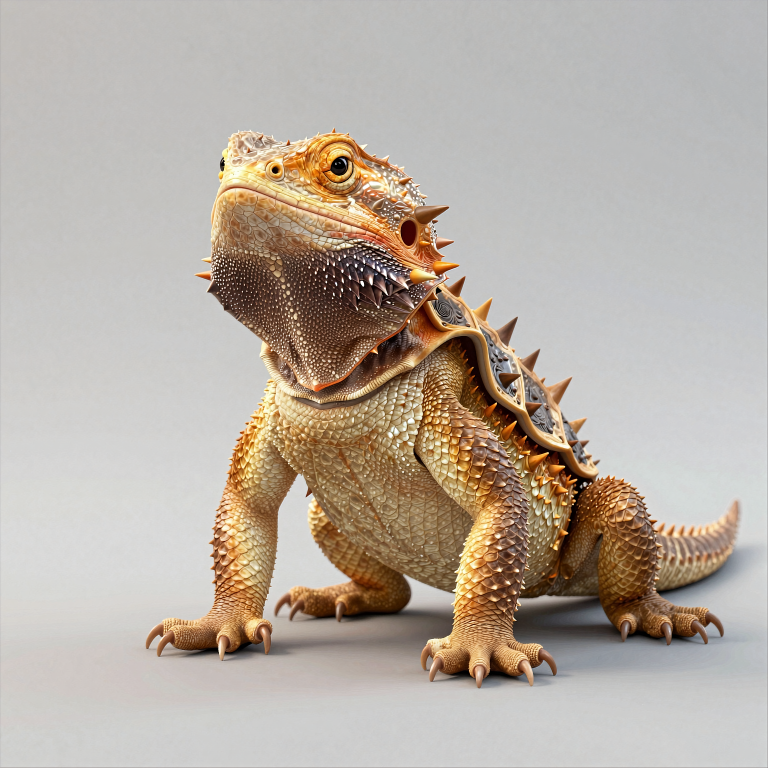
#> input picture assets/concepts/creature_armoured_thorn_lizard.png, 1536 x 1536 px (shown at 1/2 size)
$ python -i _silhouette_sheet.py   (imports and definitions only)
#> lines starting #> are read from the running program, lines starting #| are printed output that depends on the picture; after the words box and inside, x2 and y2 are one past the last pixel; in counts of white or black regions, pixels touching at a corner belong together
"""Build a solid-black silhouette sheet from existing concept images.

RACES.md makes the solid-black silhouette test the acceptance criterion for race design:
if two races are hard to tell apart in neutral poses at gameplay distance, the
proportions or posture need another pass.

Asking the image model to draw silhouettes does not test anything - it produced seven
near-identical human outlines, because a silhouette prompt carries no anatomy. Deriving
the silhouettes from the actual concepts instead measures what the concepts really look
like once colour, texture and detail are removed, which is the whole point of the test.

Usage:
    python _silhouette_sheet.py --out review\\silhouettes.jpg ^
        race_kal_representative race_ondrek_representative ...
"""
import argparse
import os
import sys

from PIL import Image, ImageDraw, ImageFilter, ImageOps

CONCEPTS = r"W:\UNNAMED\assets\concepts"


def background_level(gray):
    """Estimate the backdrop brightness from the image's own histogram.

    The generated backdrops are a vignette, so corner sampling disagrees with the
    centre (one image measured 139 at a corner and 171 in the middle). The backdrop is
    always the bright end of the distribution because the subject occupies the minority
    of the frame, so the 85th percentile is a stable estimate across all of them.
    """
    histogram = gray.histogram()
    total = sum(histogram)
    accumulated = 0
    for value, count in enumerate(histogram):
        accumulated += count
        if accumulated >= total * 0.85:
            return value
    return 255


def silhouette(path, height=420, margin=30):
    """Return a black-on-white silhouette of the subject in a concept image.

    Concepts sit on a plain light backdrop, so anything meaningfully darker than the
    estimated backdrop is the subject. A blur before thresholding removes speckle, and a
    median filter keeps the outline readable rather than noisy.
    """
#> called with height = 420, margin = 30
    gray = ImageOps.autocontrast(Image.open(path).convert("L"))
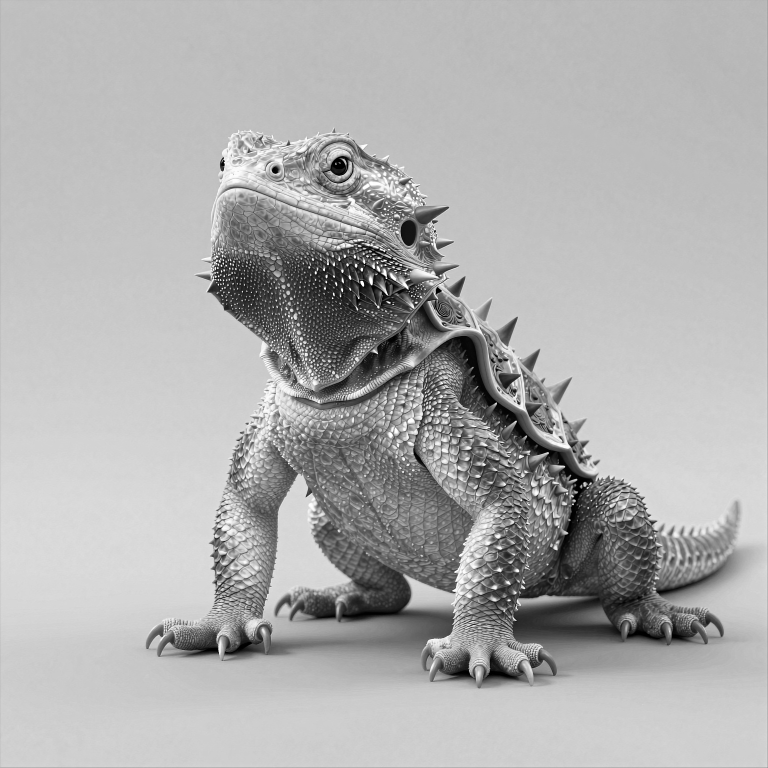
#> gray: PIL image 1536x1536 L (shown at 1/2 size); min 0, max 255, mean 174.6
    level = background_level(gray) - margin
#> in background_level, `histogram = gray.histogram()`: histogram = 256 values, max 96829 at index 189, min 572 at index 11, mean 9216
#> in background_level, `total = sum(histogram)`: total = 2359296
#> the loop in background_level, `for value, count in enumerate(histogram):` made 209 passes
#> (count, accumulated) on passes 1 to 3: (2010, 2010), (933, 2943), (625, 3568)
#> after the loop in background_level, `for value, count in enumerate(histogram):`: accumulated = 2030533
#> level = 178
    gray = gray.filter(ImageFilter.GaussianBlur(2))
    mask = gray.point(lambda p: 0 if p < level else 255)
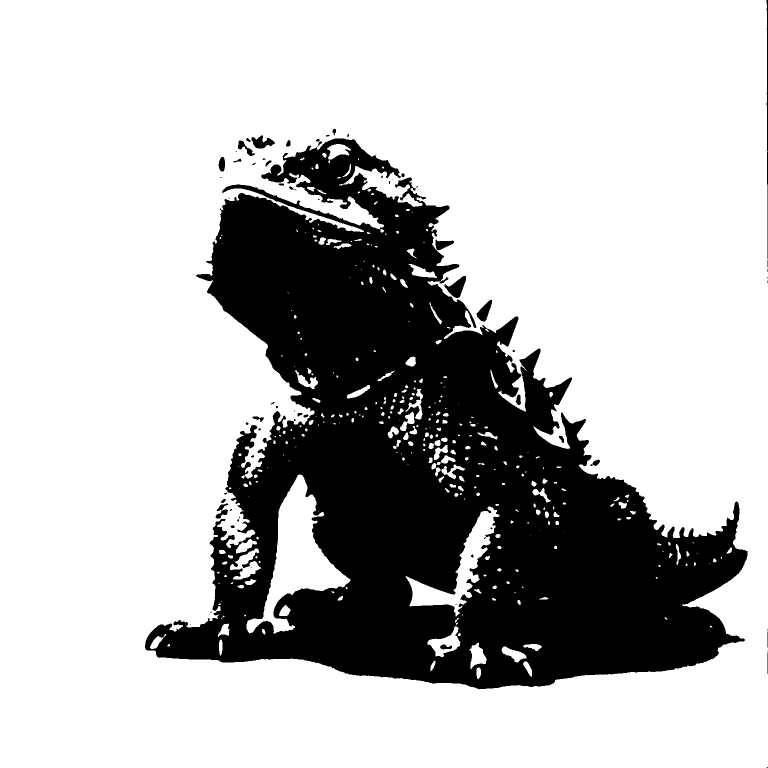
#> mask: PIL image 1536x1536 L (shown at 1/2 size); 73.1% white; 66 black regions (35 under 20 px), largest, box (x1, y1, x2, y2) and area: (290, 277, 1495, 1379) 627845, (889, 552, 932, 596) 937, (1533, 0, 1536, 518) 904
    mask = mask.filter(ImageFilter.MedianFilter(5))
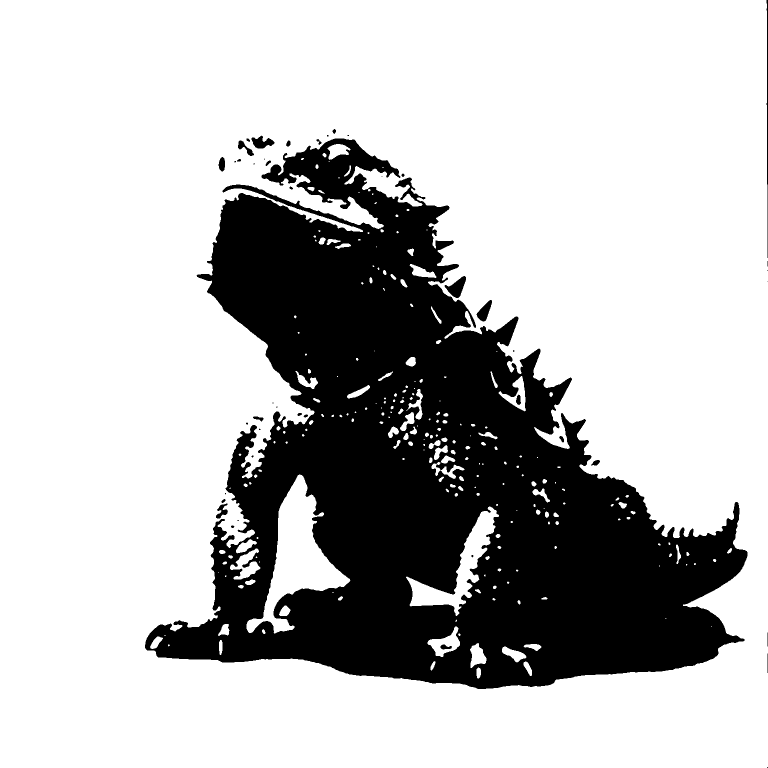
#> mask: PIL image 1536x1536 L (shown at 1/2 size); 73% white; 46 black regions (19 under 20 px), largest, box (x1, y1, x2, y2) and area: (290, 277, 1495, 1378) 630713, (889, 552, 932, 596) 927, (1533, 0, 1536, 516) 900

    # Crop to the subject so every figure is scaled by its own real extent.
    subject = ImageOps.invert(mask)
    bbox = subject.getbbox()
#> bbox = (290, 0, 1536, 1536)
    if bbox:
        mask = mask.crop(bbox)
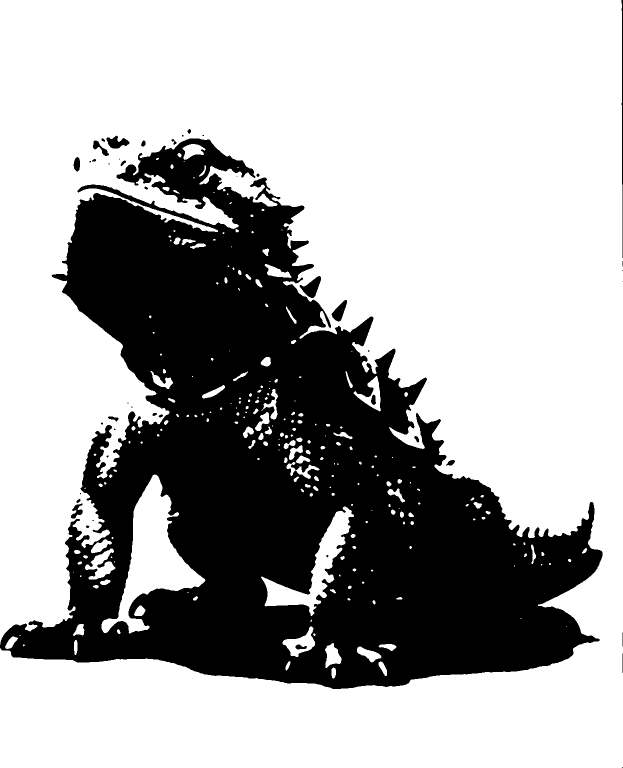
#> mask: PIL image 1246x1536 L (shown at 1/2 size); 66.8% white; 46 black regions (19 under 20 px), largest, box (x1, y1, x2, y2) and area: (0, 277, 1205, 1378) 630713, (599, 552, 642, 596) 927, (1243, 0, 1246, 516) 900

    scale = height / max(mask.height, 1)
#> scale = 0.273
    panel = mask.resize((max(int(mask.width * scale), 1), height), Image.LANCZOS)
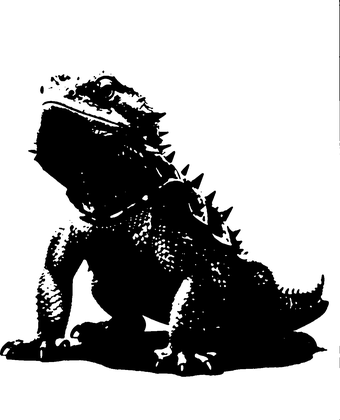
#> panel: PIL image 340x420 L; min 0, max 255, mean 170.3

    # Composite onto white so a stray dark patch reads as background, not as figure.
    canvas = Image.new("L", panel.size, 255)
#> canvas: PIL image 340x420 L; every value is 255
    canvas.paste(panel, (0, 0))
    return canvas


def main():
    parser = argparse.ArgumentParser()
    parser.add_argument("assets", nargs="+")
    parser.add_argument("--out", required=True)
    parser.add_argument("--height", type=int, default=420)
    args = parser.parse_args()

    panels = []
    for asset in args.assets:
        path = os.path.join(CONCEPTS, f"{asset}.png")
        if not os.path.exists(path):
            print(f"  missing: {asset}")
            continue
        panels.append((asset, silhouette(path, args.height)))
    if not panels:
        print("nothing to draw")
        return 1

    gap = 40
    label = 46
    width = sum(p.width for _n, p in panels) + gap * (len(panels) + 1)
    height = args.height + label + gap
    sheet = Image.new("L", (width, height), 245)
    draw = ImageDraw.Draw(sheet)

    x = gap
    for name, panel in panels:
        sheet.paste(panel, (x, gap))
        short = name.replace("race_", "").replace("_representative", "")
        draw.text((x, gap + args.height + 8), short, fill=60)
        x += panel.width + gap

    os.makedirs(os.path.dirname(args.out), exist_ok=True)
    sheet.save(args.out, quality=92)
    print(f"wrote {args.out}  ({len(panels)} silhouettes, {sheet.size})")
    return 0


# [2 lines not run here, left out]

>>> result = silhouette('../../assets/concepts/creature_armoured_thorn_lizard.png')

$ run again, on assets/concepts/creature_marsh_giant_wasp.png
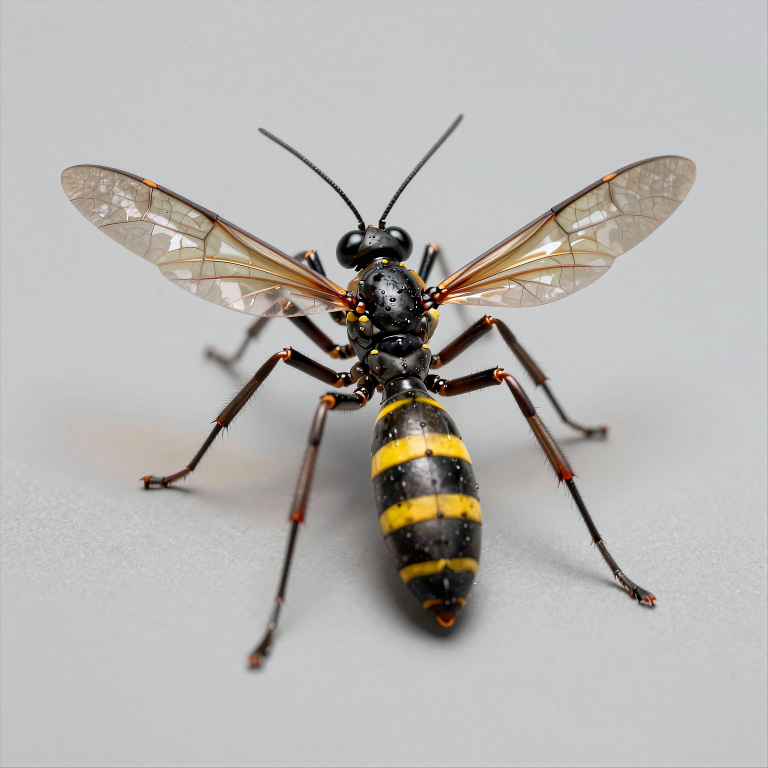
#> input picture assets/concepts/creature_marsh_giant_wasp.png, 1536 x 1536 px (shown at 1/2 size)
#> histogram = 256 values, max 328866 at index 199, min 47 at index 253, mean 9216
#> total = 2359296
#> the loop in background_level, `for value, count in enumerate(histogram):` made 202 passes
#> (count, accumulated) on passes 1 to 3: (5779, 5779), (3268, 9047), (2212, 11259)
#> after the loop in background_level, `for value, count in enumerate(histogram):`: accumulated = 2155981
#> level = 171
#> in silhouette, `mask = gray.point(lambda p: 0 if p < level else 255)`:
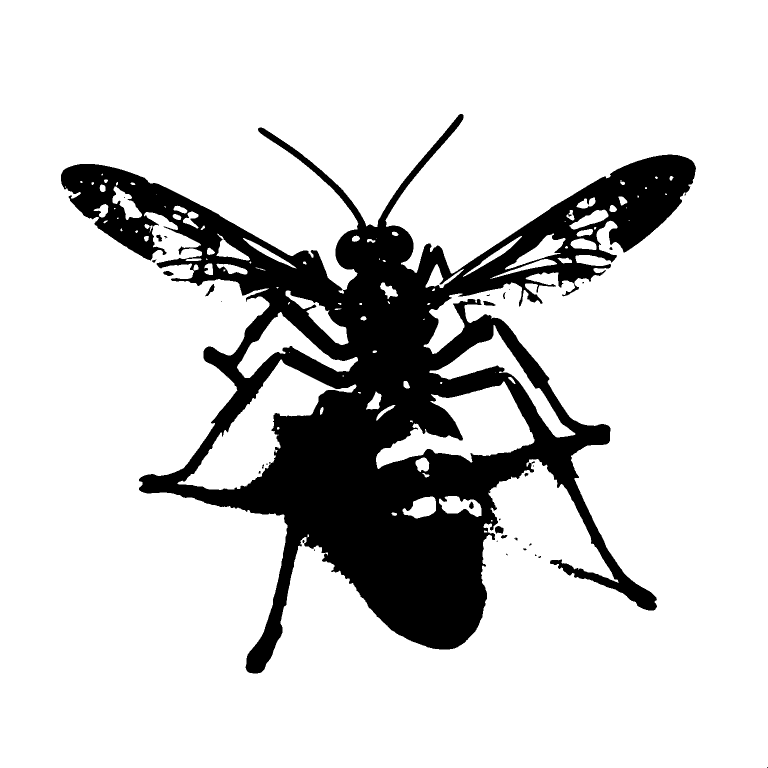
#> mask: PIL image 1536x1536 L (shown at 1/2 size); 82.5% white; 35 black regions (20 under 20 px), largest, box (x1, y1, x2, y2) and area: (122, 228, 1392, 1347) 411845, (990, 1052, 1007, 1067) 204, (410, 568, 429, 593) 162
#> subject: PIL image 1536x1536 L; 17.5% white; 24 white regions (11 under 20 px), largest, box (x1, y1, x2, y2) and area: (122, 228, 1392, 1347) 412391, (990, 1052, 1007, 1067) 200, (1126, 571, 1158, 592) 166
#> bbox = (122, 228, 1536, 1536)
#> in silhouette, `panel = mask.resize((max(int(mask.width * scale), 1), height), Image.L..`:
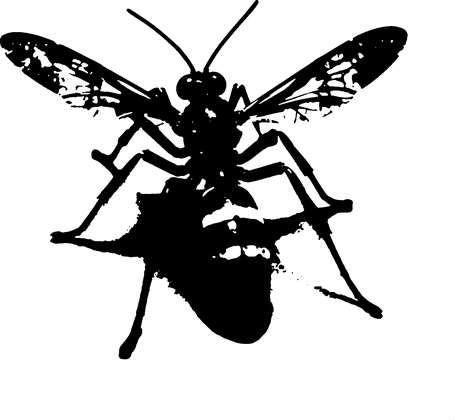
#> panel: PIL image 454x420 L; min 0, max 255, mean 198
#> canvas: PIL image 454x420 L; every value is 255

$ run again, on assets/concepts/creature_skeleton_hound.png
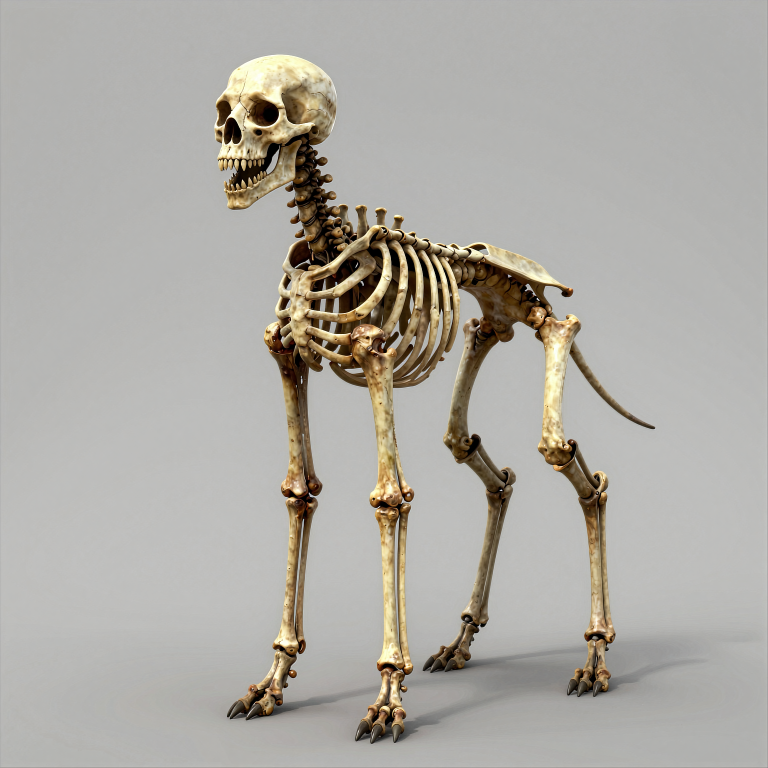
#> input picture assets/concepts/creature_skeleton_hound.png, 1536 x 1536 px (shown at 1/2 size)
#> histogram = 256 values, max 188079 at index 178, min 392 at index 254, mean 9216
#> total = 2359296
#> the loop in background_level, `for value, count in enumerate(histogram):` made 190 passes
#> (count, accumulated) on passes 1 to 3: (10783, 10783), (2826, 13609), (1510, 15119)
#> after the loop in background_level, `for value, count in enumerate(histogram):`: accumulated = 2125197
#> level = 159
#> in silhouette, `mask = gray.point(lambda p: 0 if p < level else 255)`:
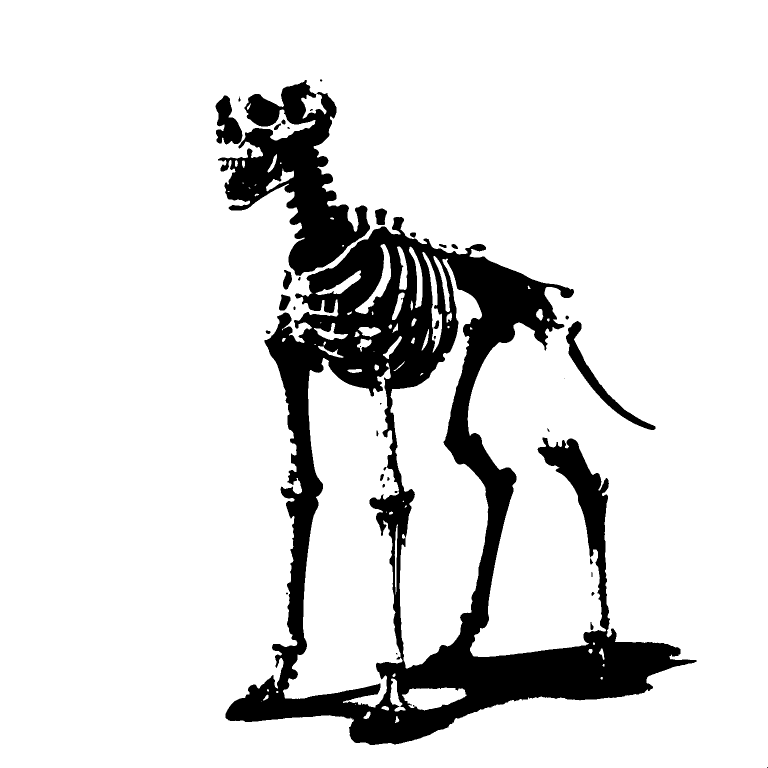
#> mask: PIL image 1536x1536 L (shown at 1/2 size); 86.8% white; 41 black regions (13 under 20 px), largest, box (x1, y1, x2, y2) and area: (451, 434, 1393, 1490) 251908, (436, 160, 740, 552) 47822, (1132, 642, 1311, 860) 4834
#> subject: PIL image 1536x1536 L; 13.2% white; 33 white regions (12 under 20 px), largest, box (x1, y1, x2, y2) and area: (451, 434, 1392, 1490) 252509, (437, 160, 740, 551) 47951, (1132, 643, 1311, 860) 4831
#> bbox = (431, 159, 1536, 1536)
#> in silhouette, `panel = mask.resize((max(int(mask.width * scale), 1), height), Image.L..`:
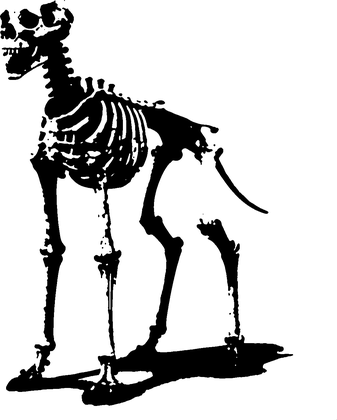
#> panel: PIL image 337x420 L; min 0, max 255, mean 202.9
#> canvas: PIL image 337x420 L; every value is 255

$ run again, on assets/concepts/creature_slime_marsh_frog.png
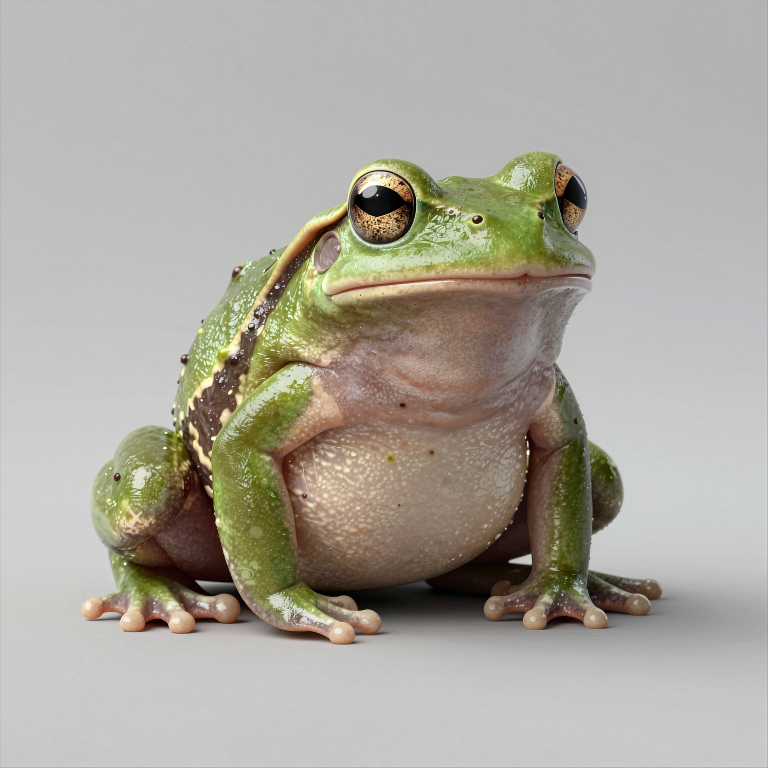
#> input picture assets/concepts/creature_slime_marsh_frog.png, 1536 x 1536 px (shown at 1/2 size)
#> histogram = 256 values, max 100725 at index 200, min 131 at index 254, mean 9216
#> total = 2359296
#> the loop in background_level, `for value, count in enumerate(histogram):` made 202 passes
#> (count, accumulated) on passes 1 to 3: (1047, 1047), (771, 1818), (706, 2524)
#> after the loop in background_level, `for value, count in enumerate(histogram):`: accumulated = 2069704
#> level = 171
#> in silhouette, `mask = gray.point(lambda p: 0 if p < level else 255)`:
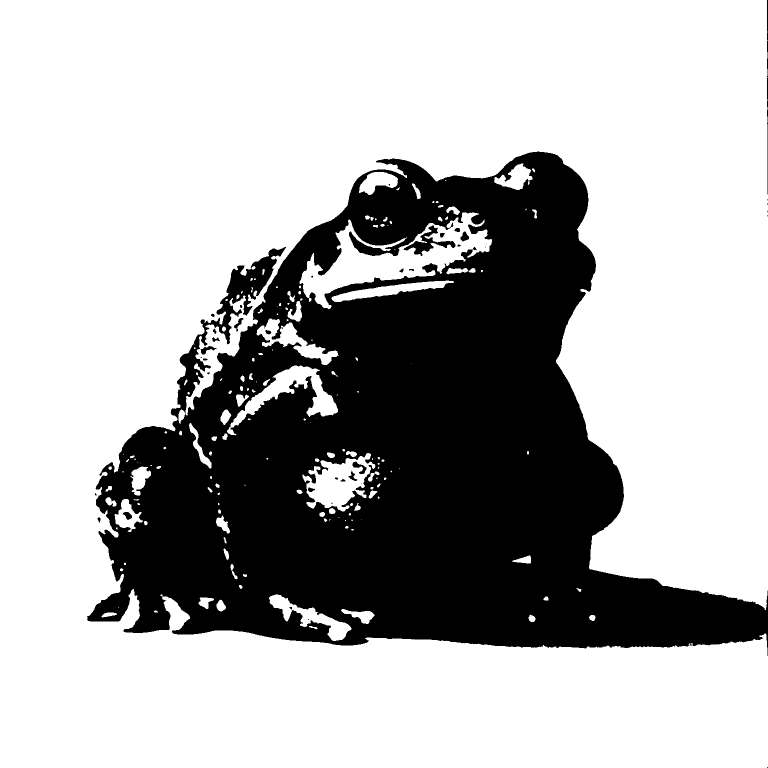
#> mask: PIL image 1536x1536 L (shown at 1/2 size); 69.6% white; 40 black regions (16 under 20 px), largest, box (x1, y1, x2, y2) and area: (174, 303, 1536, 1312) 713538, (807, 451, 911, 512) 1731, (1534, 0, 1536, 389) 582
#> subject: PIL image 1536x1536 L; 30.5% white; 29 white regions (8 under 20 px), largest, box (x1, y1, x2, y2) and area: (175, 303, 1536, 1310) 702773, (342, 495, 571, 837) 12101, (809, 451, 911, 511) 1724
#> bbox = (175, 0, 1536, 1536)
#> in silhouette, `panel = mask.resize((max(int(mask.width * scale), 1), height), Image.L..`:
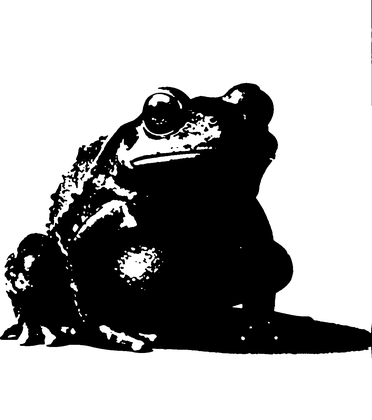
#> panel: PIL image 372x420 L; min 0, max 255, mean 167.4
#> canvas: PIL image 372x420 L; every value is 255
